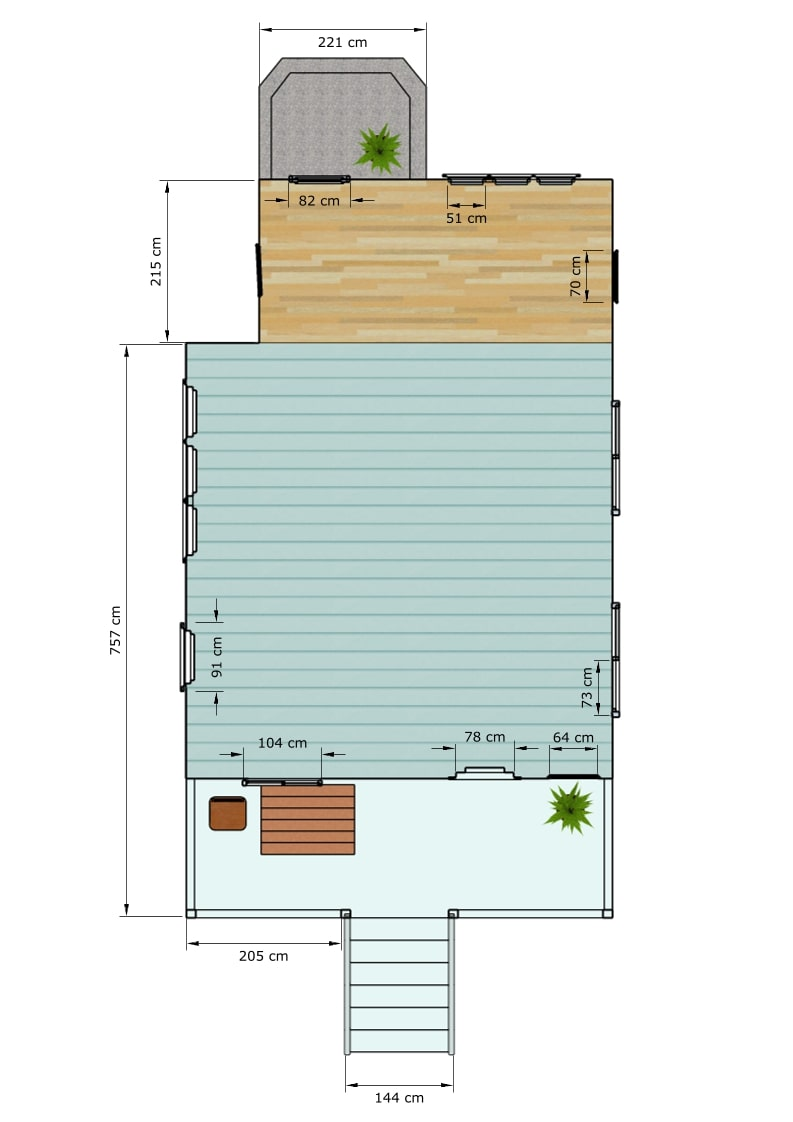
#> input picture Python Files/Blueprint.jpg, 793 x 1122 px, found by its file name
$ python blueprint_to_3d.py
#> lines starting #> are read from the running program, lines starting #| are printed output that depends on the picture; after the words box and inside, x2 and y2 are one past the last pixel; in counts of white or black regions, pixels touching at a corner belong together
# [36 lines of commented-out code are left out]
import cv2
import numpy as np
import os
import json


class SimplifiedBlueprintProcessor:
    def __init__(self, image_path="blueprint.jpg"):
#> called with image_path = 'blueprint.jpg'
        self.image_path = image_path
        self.rooms = {}  # Dictionary to store room coordinates

        # Check if image exists
        if not os.path.exists(image_path):
            print(f"Error: {image_path} not found!")
            exit()

        # Load image
        self.original = cv2.imread(image_path)
#> self.original is the input picture: shape (1122, 793, 3); mean B, G, R 227.2, 231.6, 227.1
        self.gray = cv2.imread(image_path, cv2.IMREAD_GRAYSCALE)
#> self.gray: shape (1122, 793); min 0, max 255, mean 229.7

        # Resize for consistency
        self.original = cv2.resize(self.original, (1200, 900))
#> self.original: shape (900, 1200, 3)
        self.gray = cv2.resize(self.gray, (1200, 900))
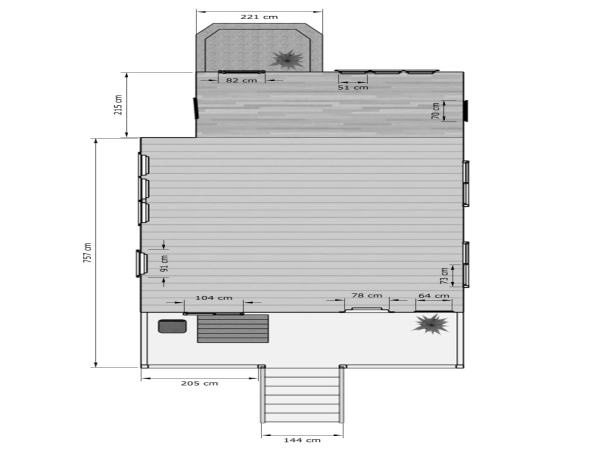
#> self.gray: shape (900, 1200) (shown at 1/2 size); min 0, max 255, mean 229.7

    def detect_walls(self):
        # Apply preprocessing for wall detection
        blurred = cv2.GaussianBlur(self.gray, (5, 5), 0)
        _, binary = cv2.threshold(blurred, 180, 255, cv2.THRESH_BINARY_INV)
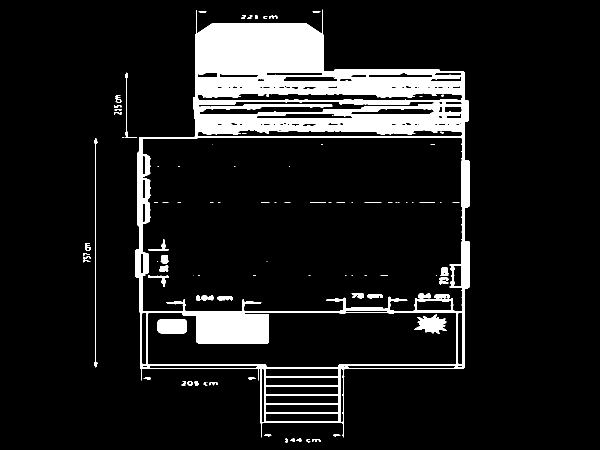
#> binary: shape (900, 1200) (shown at 1/2 size); 10.3% white; 95 white regions (44 under 20 px), largest, box (x1, y1, x2, y2) and area: (271, 19, 939, 875) 103444, (315, 638, 374, 667) 1659, (828, 628, 894, 668) 1432

        # Apply morphological operations to enhance walls
        kernel = np.ones((3, 3), np.uint8)
        dilated = cv2.dilate(binary, kernel, iterations=2)
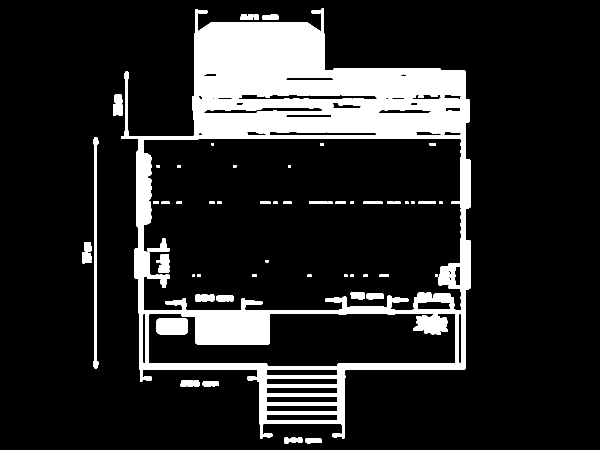
#> dilated: shape (900, 1200) (shown at 1/2 size); 15% white; 59 white regions, largest, box (x1, y1, x2, y2) and area: (269, 17, 941, 877) 147612, (186, 274, 197, 737) 2447, (313, 636, 376, 669) 2027
        eroded = cv2.erode(dilated, kernel, iterations=1)
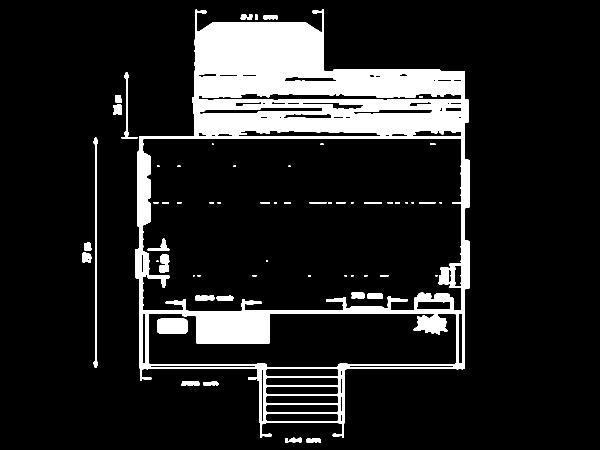
#> eroded: shape (900, 1200) (shown at 1/2 size); 13% white; 59 white regions (19 under 20 px)

        # Find contours (possible walls)
        contours, _ = cv2.findContours(eroded, cv2.RETR_EXTERNAL, cv2.CHAIN_APPROX_SIMPLE)
#> contours = 14 contours; largest, box (x1, y1, x2, y2) and area: (270, 18, 940, 876) 420422, (187, 275, 196, 736) 1028, (243, 144, 275, 277) 419, (227, 209, 244, 230) 292, (362, 762, 399, 772) 289

        # Filter contours by size to remove noise
        filtered_contours = []
        for cnt in contours:
            area = cv2.contourArea(cnt)
            if area > 100:  # Adjust threshold as needed
                filtered_contours.append(cnt)
#> this loop made 14 passes
#> area on passes 1 to 12: 195, 201.5, 195.5, 289, 275.5, 181.5, 1027.5, 291.5, 176, 419, 201, 44.5
#> after the loop, filtered_contours = 13 contours; largest, box (x1, y1, x2, y2) and area: (270, 18, 940, 876) 420422, (187, 275, 196, 736) 1028, (243, 144, 275, 277) 419, (227, 209, 244, 230) 292, (362, 762, 399, 772) 289

        # Simplify contours to reduce point count
        wall_contours = []
        for cnt in filtered_contours:
            epsilon = 0.01 * cv2.arcLength(cnt, True)
            approx = cv2.approxPolyDP(cnt, epsilon, True)
            wall_contours.append(approx)
#> this loop made 13 passes
#> epsilon on passes 1, 2, 3, 4, 5, 6, 8, 9, 10, 11, 12, 13: 0.73, 0.985, 0.744, 0.93, 0.724, 0.539, 0.739, 0.525, 3.29, 0.73, 0.776, 35.28
#> (epsilon, approx) on pass 7: (9.35, [[190, 275], [192, 735]])
#> after the loop, wall_contours = 13 contours, 1 with area under 20; largest, box (x1, y1, x2, y2) and area: (278, 18, 930, 876) 418900, (243, 144, 275, 277) 627, (227, 209, 244, 230) 293, (362, 762, 399, 772) 280, (165, 505, 183, 526) 279

        self.wall_contours = wall_contours
#> self.wall_contours has the same summary as wall_contours
        return wall_contours

    def detect_rooms_by_clustering(self):
        # Detect rooms by analyzing the wall contours
        # We'll define rooms based on enclosed spaces
        for i, contour in enumerate(self.wall_contours):
            area = cv2.contourArea(contour)
            if area > 1000:  # Only consider larger areas as rooms
                # Create a mask for this contour
                mask = np.zeros_like(self.gray)
                cv2.drawContours(mask, [contour], 0, 255, -1)

                # Create a default room name based on size
                if area > 40000:
                    room_name = f"LivingRoom_{i}"
                elif area > 20000:
                    room_name = f"Bedroom_{i}"
                elif area > 10000:
                    room_name = f"Kitchen_{i}"
                elif area > 5000:
                    room_name = f"Bathroom_{i}"
                else:
                    room_name = f"SmallRoom_{i}"

                self.rooms[room_name] = contour
#> this loop made 13 passes
#> (area, room_name) on pass 13: (418900, 'LivingRoom_12')
#> area on passes 1 to 6: 193, 198.5, 195, 280, 279, 181.5
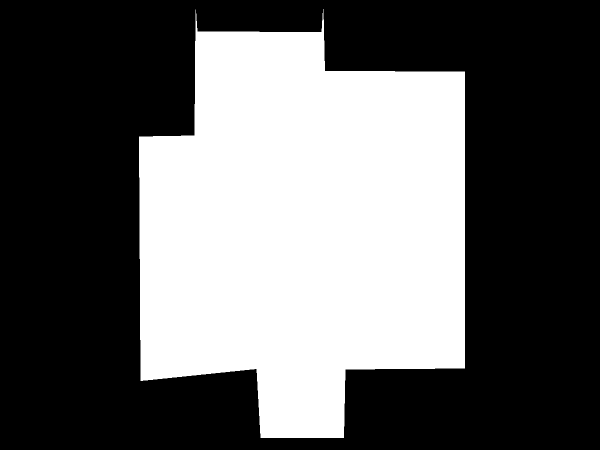
#> mask: shape (900, 1200) (shown at 1/2 size); 38.9% white; 1 white region, box (x1, y1, x2, y2) and area: (278, 18, 930, 876) 420452
#> after the loop, self.rooms = {'LivingRoom_12': contour of 14 points, box (x1, y1, x2, y2) (278, 18, 930, 876), area 418900}

        return self.rooms

    def manually_add_room(self, room_name, contour_points):
        """
        Allows manual addition of room data
        contour_points should be a list of [x,y] points
        """
        contour = np.array(contour_points, dtype=np.int32).reshape((-1, 1, 2))
        self.rooms[room_name] = contour

    def generate_output_files(self):
        # Create output folder if it doesn't exist
        if not os.path.exists("blueprint_data"):
            os.makedirs("blueprint_data")

        # Save wall coordinates
        with open("blueprint_data/walls.txt", "w") as f:
            for contour in self.wall_contours:
                for point in contour:
                    x, y = point[0]
                    f.write(f"{x} {y}\n")
                f.write("NEXT_CONTOUR\n")  # Separator between contours

        # Save room information
        with open("blueprint_data/rooms.txt", "w") as f:
            for room_name, contour in self.rooms.items():
                f.write(f"ROOM:{room_name}\n")
                for point in contour:
                    x, y = point[0]
                    f.write(f"{x} {y}\n")
                f.write("END_ROOM\n")

        # Create visualization
        vis_image = self.original.copy()

        # Draw walls
        cv2.drawContours(vis_image, self.wall_contours, -1, (0, 255, 0), 2)

        # Label rooms
        for room_name, contour in self.rooms.items():
            M = cv2.moments(contour)
            if M["m00"] != 0:
                cx = int(M["m10"] / M["m00"])
                cy = int(M["m01"] / M["m00"])
                cv2.putText(vis_image, room_name, (cx, cy),
                            cv2.FONT_HERSHEY_SIMPLEX, 0.7, (0, 0, 255), 2)

        # Save visualization
        cv2.imwrite("blueprint_data/visualization.jpg", vis_image)

        return vis_image

    def process_blueprint(self):
        self.detect_walls()
        self.detect_rooms_by_clustering()
        vis_image = self.generate_output_files()

        cv2.imshow("Click to identify rooms", vis_image)
        print("Walls and estimated rooms have been detected.")
        print("Use the visual interface to manually add or correct room names:")
        print("1. View the initial room detection in the window")
        print("2. Press any key to close the preview")
        cv2.waitKey(0)
        cv2.destroyAllWindows()

        return vis_image

    def interactive_room_labeling(self):
        """
        Opens a simple interface for the user to label rooms
        """
        display_img = self.original.copy()
        cv2.drawContours(display_img, self.wall_contours, -1, (0, 255, 0), 2)
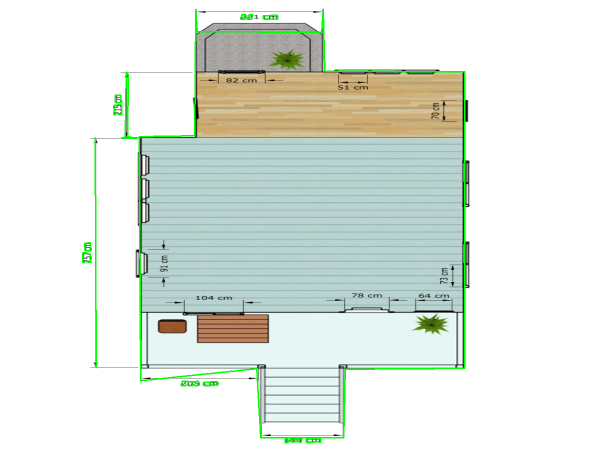
#> display_img: shape (900, 1200, 3) (shown at 1/2 size); mean B, G, R 224.8, 232.4, 224.7

        def click_event(event, x, y, flags, param):
            if event == cv2.EVENT_LBUTTONDOWN:
                # Find which contour contains this point
                for idx, contour in enumerate(self.wall_contours):
                    if cv2.pointPolygonTest(contour, (x, y), False) >= 0:
                        room_name = input(f"Enter name for room at point ({x},{y}): ")
                        if room_name:
                            self.rooms[room_name] = contour
                            # Update display
                            M = cv2.moments(contour)
                            if M["m00"] != 0:
                                cx = int(M["m10"] / M["m00"])
                                cy = int(M["m01"] / M["m00"])
                                cv2.putText(display_img, room_name, (cx, cy),
                                            cv2.FONT_HERSHEY_SIMPLEX, 0.7, (0, 0, 255), 2)
                                cv2.imshow("Label Rooms", display_img)
                        break

        cv2.imshow("Label Rooms", display_img)
        cv2.setMouseCallback("Label Rooms", click_event)
        print("Click inside a room to label it. Press ESC when done.")
        while True:
            key = cv2.waitKey(0) & 0xFF
#> (key Esc is pressed here)
            if key == 27:  # ESC key
                break
        cv2.destroyAllWindows()

        # Generate output files again with the new room data
        self.generate_output_files()
#> the loop in generate_output_files, `for contour in self.wall_contours:` made 13 passes
#> contour on pass 7: [[190, 275], [192, 735]]
#> the loop in generate_output_files, `for room_name, contour in self.rooms.items():` made 1 pass
#> room_name on pass 1: 'LivingRoom_12'
#> the loop in generate_output_files, `for room_name, contour in self.rooms.items():` made 1 pass
#> (room_name, cx, cy) on pass 1: ('LivingRoom_12', 607, 453)
#> after the loop in generate_output_files, `for room_name, contour in self.rooms.items():`:
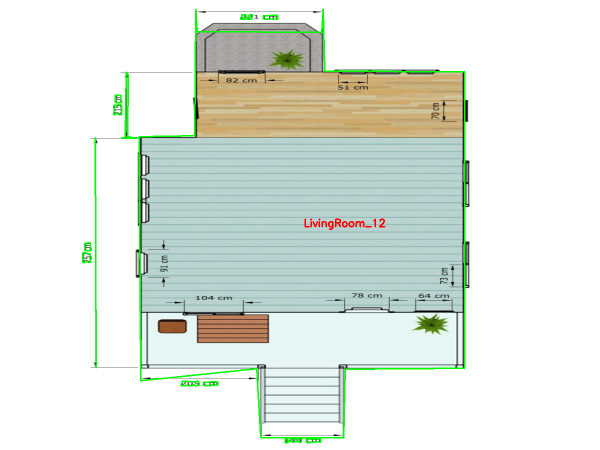
#> vis_image: shape (900, 1200, 3) (shown at 1/2 size); 0.1% of pixels changed, all inside (x1, y1, x2, y2) = (609, 437, 771, 460)


# Example usage with manual room labeling
if __name__ == "__main__":
    processor = SimplifiedBlueprintProcessor("blueprint.jpg")
    processor.detect_walls()

    # Option 1: Automatic room detection
    processor.detect_rooms_by_clustering()

    # Option 2: Manual room definition
    # You can manually add rooms with known coordinates if needed
    # processor.manually_add_room("MasterBedroom", [[100, 100], [100, 300], [300, 300], [300, 100]])

    # Option 3: Interactive room labeling
    processor.interactive_room_labeling()

    # Generate final output
    result = processor.generate_output_files()
#> the loop in generate_output_files (call 2), `for contour in self.wall_contours:` made 13 passes
#> the loop in generate_output_files (call 2), `for room_name, contour in self.rooms.items():` made 1 pass
#> the loop in generate_output_files (call 2), `for room_name, contour in self.rooms.items():` made 1 pass

    cv2.imshow("Processed Blueprint", result)
    cv2.waitKey(0)
    cv2.destroyAllWindows()

    print("Processing complete. Files saved in 'blueprint_data' folder.")
